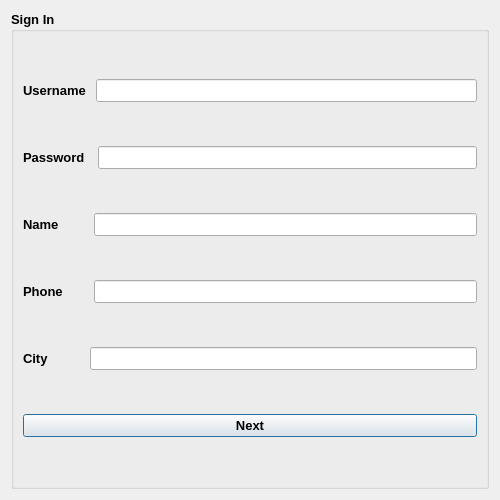
<?xml version="1.0" encoding="UTF-8"?>
<ui version="4.0">
 <class>SignIn</class>
 <widget class="QDialog" name="SignIn">
  <property name="geometry">
   <rect>
    <x>0</x>
    <y>0</y>
    <width>500</width>
    <height>500</height>
   </rect>
  </property>
  <property name="windowTitle">
   <string>Dialog</string>
  </property>
  <layout class="QHBoxLayout" name="horizontalLayout_2">
   <item>
    <widget class="QGroupBox" name="groupBox">
     <property name="font">
      <font>
       <pointsize>10</pointsize>
       <bold>true</bold>
      </font>
     </property>
     <property name="title">
      <string>Sign In</string>
     </property>
     <layout class="QVBoxLayout" name="verticalLayout">
      <item>
       <layout class="QHBoxLayout" name="horizontalLayout">
        <item>
         <widget class="QLabel" name="label_6">
          <property name="text">
           <string>Username </string>
          </property>
         </widget>
        </item>
        <item>
         <widget class="QLineEdit" name="lineEdit_Username"/>
        </item>
       </layout>
      </item>
      <item>
       <layout class="QHBoxLayout" name="horizontalLayout_3">
        <item>
         <widget class="QLabel" name="label_2">
          <property name="text">
           <string>Password  </string>
          </property>
         </widget>
        </item>
        <item>
         <widget class="QLineEdit" name="lineEdit_Password">
          <property name="echoMode">
           <enum>QLineEdit::Password</enum>
          </property>
         </widget>
        </item>
       </layout>
      </item>
      <item>
       <layout class="QHBoxLayout" name="horizontalLayout_4">
        <item>
         <widget class="QLabel" name="label_3">
          <property name="text">
           <string>Name        </string>
          </property>
         </widget>
        </item>
        <item>
         <widget class="QLineEdit" name="lineEdit_Name">
          <property name="echoMode">
           <enum>QLineEdit::Normal</enum>
          </property>
         </widget>
        </item>
       </layout>
      </item>
      <item>
       <layout class="QHBoxLayout" name="horizontalLayout_6">
        <item>
         <widget class="QLabel" name="label_4">
          <property name="text">
           <string>Phone       </string>
          </property>
         </widget>
        </item>
        <item>
         <widget class="QLineEdit" name="lineEdit_Phone"/>
        </item>
       </layout>
      </item>
      <item>
       <layout class="QHBoxLayout" name="horizontalLayout_5">
        <item>
         <widget class="QLabel" name="label_5">
          <property name="text">
           <string>City          </string>
          </property>
         </widget>
        </item>
        <item>
         <widget class="QLineEdit" name="lineEdit_City"/>
        </item>
       </layout>
      </item>
      <item>
       <widget class="QPushButton" name="pushButton_Next">
        <property name="text">
         <string>Next</string>
        </property>
       </widget>
      </item>
     </layout>
    </widget>
   </item>
  </layout>
 </widget>
 <resources/>
 <connections/>
</ui>
